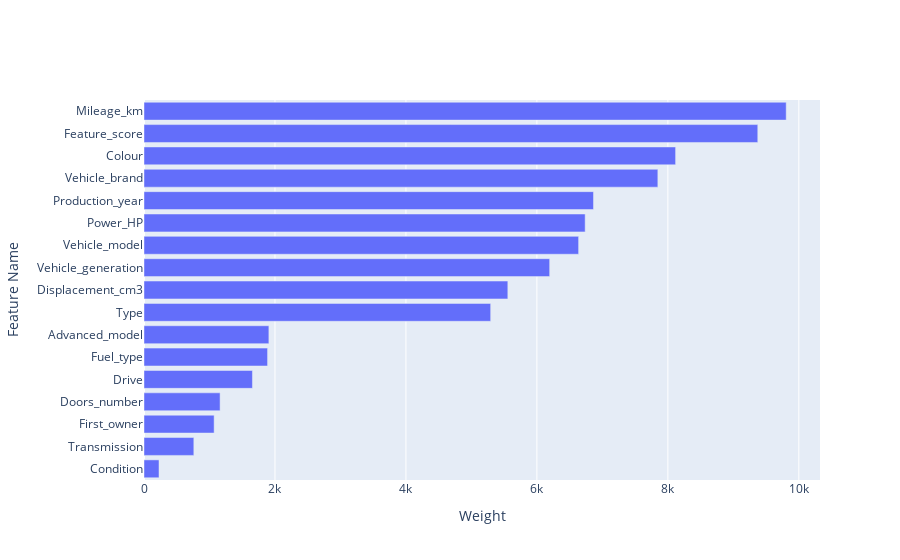

Source (notebook cell):
### Code cell
training_process(
    model_name="xgboost_classifier",
    model_class=PriceClassifierXGBoostModel,
    hyperparameters_class=PriceClassifierXGBoostModelHyperparams,
    metric=MetricEnum.ACCURACY,
    intervals_function=lambda x: 10 ** (0.25 * x) + 100 * (x + 1) ** 1.005 + 200 * x ** 0.45,
    # param_grid={
    #     "learning_rate": [0.14034069550007902],
    #     "max_depth": [11],
    #     "n_estimators": [350],
    #     "min_child_weight": [6],
    #     "gamma": [1.3736089649503211],
    #     "subsample": [0.7806217129238506],
    #     "colsample_bytree": [0.691463437376895],
    #     "reg_alpha": [0.9541011649041133],
    #     "reg_lambda": [3.708182521982664],
    #     "max_delta_step": [5.0],
    #     "colsample_bynode": [0.7],
    #     "colsample_bylevel": [0.7],
    # },
    gpu_mode=False,
    max_iters=10,
)

### Figure 1 — Plotly figure (JSON) as saved in the notebook; plotly's stock layout.template omitted (floating-point values rounded to 4 significant figures)
{"data": [{"orientation": "h", "type": "bar", "x": [229, 761, 1071, 1162, 1656, 1887, 1907, 5294, 5556, 6195, 6637, 6737, 6864, 7847, 8118, 9373, 9807], "y": ["Condition", "Transmission", "First_owner", "Doors_number", "Drive", "Fuel_type", "Advanced_model", "Type", "Displacement_cm3", "Vehicle_generation", "Vehicle_model", "Power_HP", "Production_year", "Vehicle_brand", "Colour", "Feature_score", "Mileage_km"]}], "layout": {"xaxis": {"title": {"text": "Weight"}}, "yaxis": {"title": {"text": "Feature Name"}}}}
